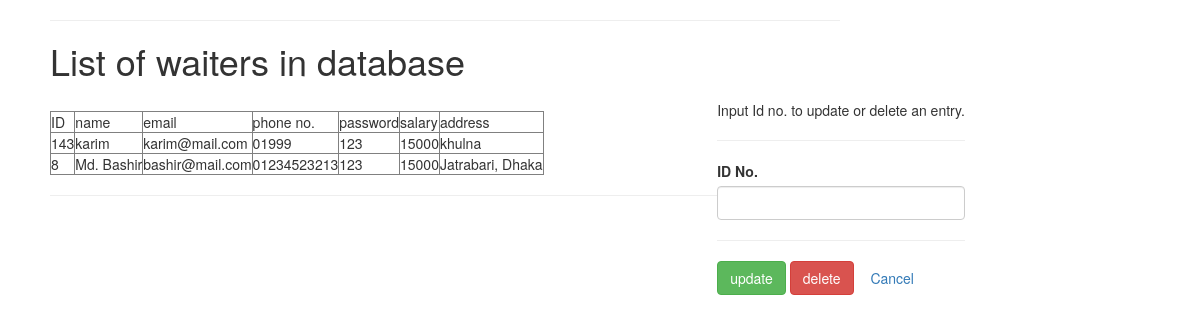
The app's page /modify_waiter.php (signed in) with its own data.
### tables this page shows
CREATE TABLE `waiter` (
  `name` varchar(100) NOT NULL,
  `email` varchar(100) NOT NULL,
  `phonenumber` varchar(30) NOT NULL,
  `salary` decimal(10,0) NOT NULL,
  `address` varchar(500) NOT NULL
);

CREATE TABLE `users` (
  `id` int(11) NOT NULL,
  `name` varchar(100) NOT NULL,
  `email` varchar(100) NOT NULL,
  `password` varchar(50) NOT NULL,
  `user_type` varchar(30) NOT NULL
);

### modify_waiter.php (the view, shortened to what this page needs)
<?php
  include("connect.php");
?>
<!DOCTYPE html>
<html>
<head>
	<link rel="stylesheet" type="text/css" href="http://localhost/projects/rms/tools/css/bootstrap.css">
</head>
<body>
	 <div class="" style="width: 70%; float: center; padding-left: 50PX;">
	 	<hr class="mb-6">
	 	<h1>List of waiters in database</h1>
		<?php
			$query = "SELECT id, name, email, phonenumber, password, salary, address FROM users NATURAL JOIN waiter WHERE user_type='waiter' ORDER BY name ASC";
			$result = mysqli_query($conn, $query);
			echo "<br>";
			echo "<table border='1'>";
			echo "<td>ID</td> <td>name</td> <td>email</td> <td>phone no.</td> <td>password</td> <td>salary</td> <td>address</td>";
			while ($row = mysqli_fetch_assoc($result)) {
				echo "<tr>";
				foreach ($row as $field => $value) {
					echo "<td>" . $value . "</td>";
				}
				echo "</tr>";
			}
		echo "</table>";
		 ?>
		 <hr class="mb-6">
		<div class="deletenav" style="position: fixed; width: 100%px; float: left; z-index: 1; top: 0; right: 0; padding-top: 100px; padding-right: 250px;">
			<form method="post" action="update_waiter.php">
					<div class="">
						<div class="row">
							<div class="">
								<p>Input Id no. to update or delete an entry.</p>
								<hr class="mb-1">
								<label for="id"><b>ID No.</b></label>
								<input class="form-control" id="id"  type="text" name="id" required>
								<hr class="mb-1">
								<div class="buttons">
									<button type="submit" class="btn btn-success" name="update">update</button>
									<button type="submit" class="btn btn-danger" name="delete">delete</button>
									<a href="http://localhost/projects/rms/admin2.php" class="btn btn-secondary " role="button" aria-pressed="true">Cancel</a>
								</div>
							</div>
						</div>
					</div>
			</form>
		</div>
	 </div>
</body>
</html>

### records on screen
waiter: users.id "143", users.name "karim", users.email "karim@mail.com", phonenumber "01999", users.password "123", salary "15000", address "khulna"
waiter: users.id "8", users.name "Md. Bashir", users.email "bashir@mail.com", phonenumber "01234523213", users.password "123", salary "15000", address "Jatrabari, Dhaka"
